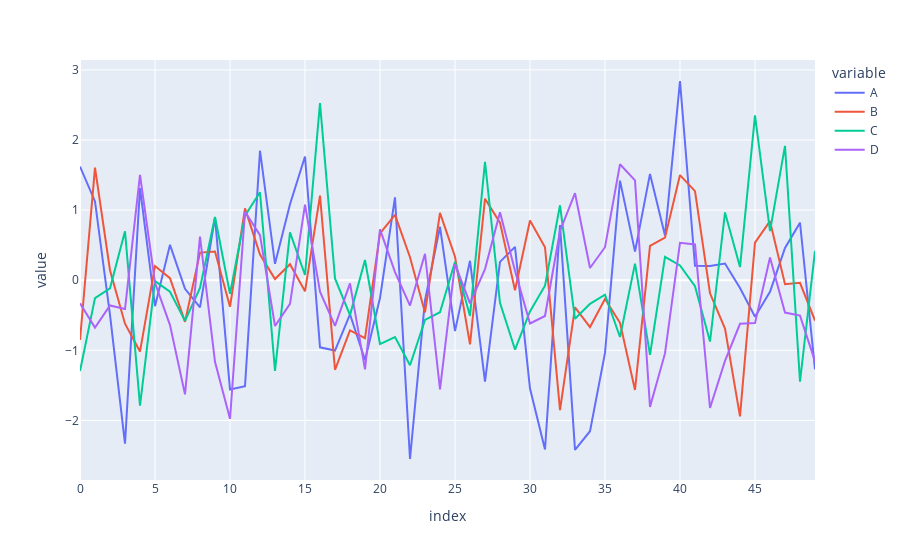

The notebook cell saved with this chart:
### Code cell
# Compare old plots to a Plotly interactive plot
# You can save as PNG, Zoom, Pan, Turn off & on Data and more
px.line(df_1)

### Figure 1 — Plotly figure (JSON) as saved in the notebook; plotly's stock layout.template omitted (floating-point values rounded to 4 significant figures)
{"data": [{"hovertemplate": "variable=A<br>index=%{x}<br>value=%{y}<extra></extra>", "legendgroup": "A", "line": {"color": "#636efa", "dash": "solid"}, "marker": {"symbol": "circle"}, "mode": "lines", "name": "A", "orientation": "v", "showlegend": true, "type": "scatter", "x": [0, 1, 2, 3, 4, 5, 6, 7, 8, 9, 10, 11, 12, 13, 14, 15, 16, 17, 18, 19, 20, 21, 22, 23, 24, 25, 26, 27, 28, 29, 30, 31, 32, 33, 34, 35, 36, 37, 38, 39, 40, 41, 42, 43, 44, 45, 46, 47, 48, 49], "xaxis": "x", "y": [1.621, 1.124, -0.4936, -2.331, 1.312, -0.3709, 0.5045, -0.1225, -0.3886, 0.8939, -1.558, -1.511, 1.847, 0.2342, 1.083, 1.764, -0.9574, -1.003, -0.4862, -1.138, -0.2537, 1.181, -2.55, -0.2898, 0.7619, -0.7257, 0.2774, -1.447, 0.261, 0.4751, -1.546, -2.414, 0.7856, -2.419, -2.154, -1.037, 1.42, 0.4079, 1.516, 0.6383, 2.841, 0.2054, 0.2032, 0.2382, -0.1124, -0.5218, -0.1642, 0.4593, 0.8205, -1.271], "yaxis": "y"}, {"hovertemplate": "variable=B<br>index=%{x}<br>value=%{y}<extra></extra>", "legendgroup": "B", "line": {"color": "#EF553B", "dash": "solid"}, "marker": {"symbol": "circle"}, "mode": "lines", "name": "B", "orientation": "v", "showlegend": true, "type": "scatter", "x": [0, 1, 2, 3, 4, 5, 6, 7, 8, 9, 10, 11, 12, 13, 14, 15, 16, 17, 18, 19, 20, 21, 22, 23, 24, 25, 26, 27, 28, 29, 30, 31, 32, 33, 34, 35, 36, 37, 38, 39, 40, 41, 42, 43, 44, 45, 46, 47, 48, 49], "xaxis": "x", "y": [-0.8522, 1.605, 0.1423, -0.62, -1.018, 0.2028, 0.02877, -0.5943, 0.3934, 0.4084, -0.3783, 1.025, 0.3667, 0.01626, 0.2275, -0.1588, 1.207, -1.278, -0.7162, -0.8275, 0.6681, 0.9323, 0.3275, -0.4598, 0.9609, 0.3347, -0.9155, 1.163, 0.8211, -0.1431, 0.8516, 0.4703, -1.852, -0.3875, -0.668, -0.2667, -0.607, -1.565, 0.49, 0.6075, 1.499, 1.271, -0.1862, -0.6904, -1.941, 0.5351, 0.8419, -0.05764, -0.03695, -0.5752], "yaxis": "y"}, {"hovertemplate": "variable=C<br>index=%{x}<br>value=%{y}<extra></extra>", "legendgroup": "C", "line": {"color": "#00cc96", "dash": "solid"}, "marker": {"symbol": "circle"}, "mode": "lines", "name": "C", "orientation": "v", "showlegend": true, "type": "scatter", "x": [0, 1, 2, 3, 4, 5, 6, 7, 8, 9, 10, 11, 12, 13, 14, 15, 16, 17, 18, 19, 20, 21, 22, 23, 24, 25, 26, 27, 28, 29, 30, 31, 32, 33, 34, 35, 36, 37, 38, 39, 40, 41, 42, 43, 44, 45, 46, 47, 48, 49], "xaxis": "x", "y": [-1.296, -0.2551, -0.1164, 0.6972, -1.788, -0.01351, -0.1652, -0.5798, -0.1107, 0.9018, -0.1927, 0.9214, 1.253, -1.293, 0.682, 0.07414, 2.526, 0.02553, -0.4979, 0.2878, -0.9105, -0.8112, -1.214, -0.5656, -0.4568, 0.2643, -0.5098, 1.686, -0.3214, -0.9885, -0.4461, -0.07734, 1.069, -0.5509, -0.3364, -0.2058, -0.8094, 0.2368, -1.065, 0.3336, 0.2112, -0.08615, -0.8749, 0.9671, 0.1875, 2.351, 0.7006, 1.915, -1.446, 0.4175], "yaxis": "y"}, {"hovertemplate": "variable=D<br>index=%{x}<br>value=%{y}<extra></extra>", "legendgroup": "D", "line": {"color": "#ab63fa", "dash": "solid"}, "marker": {"symbol": "circle"}, "mode": "lines", "name": "D", "orientation": "v", "showlegend": true, "type": "scatter", "x": [0, 1, 2, 3, 4, 5, 6, 7, 8, 9, 10, 11, 12, 13, 14, 15, 16, 17, 18, 19, 20, 21, 22, 23, 24, 25, 26, 27, 28, 29, 30, 31, 32, 33, 34, 35, 36, 37, 38, 39, 40, 41, 42, 43, 44, 45, 46, 47, 48, 49], "xaxis": "x", "y": [-0.33, -0.6751, -0.3602, -0.4105, 1.501, -0.036, -0.6399, -1.628, 0.6206, -1.163, -1.978, 0.977, 0.6433, -0.6536, -0.3383, 1.078, -0.1627, -0.6511, -0.04503, -1.273, 0.7242, 0.1157, -0.362, 0.3775, -1.556, 0.228, -0.3318, 0.1587, 0.9697, 0.136, -0.6174, -0.51, 0.7023, 1.242, 0.1745, 0.4705, 1.654, 1.424, -1.807, -1.044, 0.5325, 0.5094, -1.823, -1.151, -0.6222, -0.6118, 0.3227, -0.4619, -0.5045, -1.155], "yaxis": "y"}], "layout": {"autosize": true, "legend": {"title": {"text": "variable"}, "tracegroupgap": 0}, "margin": {"t": 60}, "xaxis": {"anchor": "y", "autorange": true, "domain": [0, 1], "range": [0, 49], "title": {"text": "index"}, "type": "linear"}, "yaxis": {"anchor": "x", "autorange": true, "domain": [0, 1], "range": [-2.85, 3.141], "title": {"text": "value"}, "type": "linear"}}}
